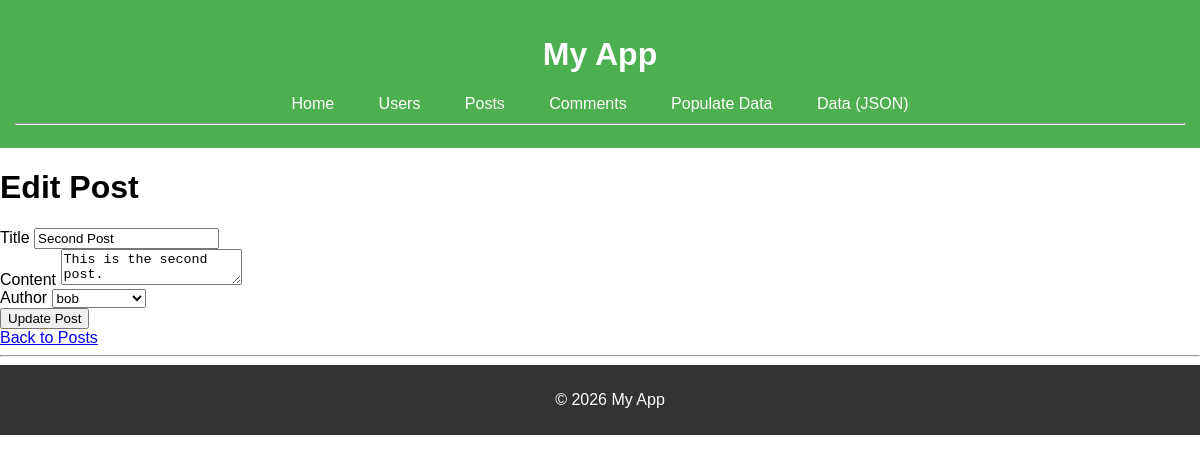
/posts/2/edit, run on an earlier commit of the app's database.
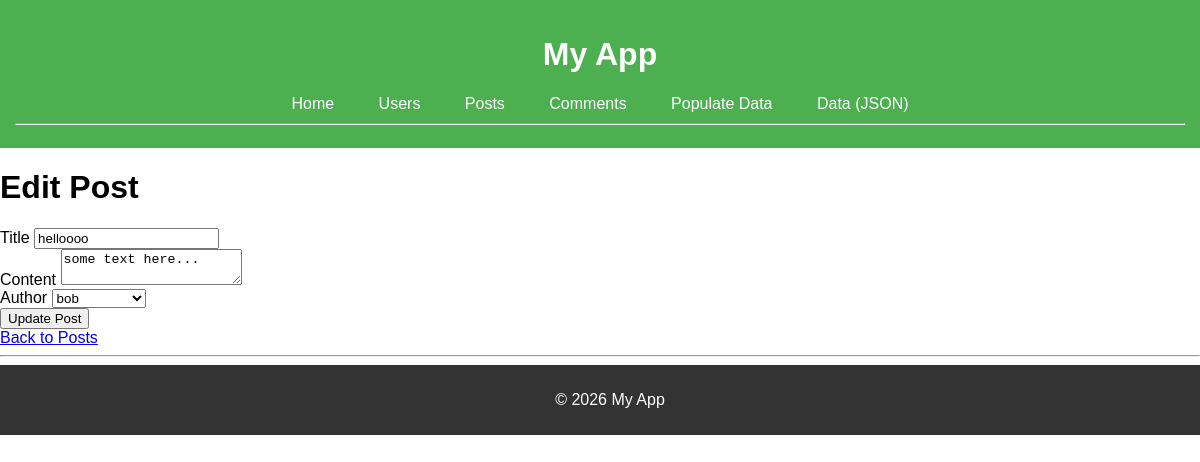
And on a later commit of the database.
### models.py (models this page shows, shortened)
class Post(db.Model):
    id = db.Column(db.Integer, primary_key=True)
    title = db.Column(db.String(100), nullable=False)
    date_posted = db.Column(db.DateTime, nullable=False, default=datetime.utcnow)
    content = db.Column(db.Text, nullable=False)
    user_id = db.Column(db.Integer, db.ForeignKey('user.id'), nullable=False)
    comments = db.relationship('Comment', backref='post', lazy=True)

class User(db.Model):
    id = db.Column(db.Integer, primary_key=True)
    username = db.Column(db.String(20), unique=True, nullable=False)
    email = db.Column(db.String(120), unique=True, nullable=False)
    posts = db.relationship('Post', backref='author', lazy=True)
    comments = db.relationship('Comment', backref='commenter', lazy=True)

### main.py (the view)
@app.route('/posts/<int:id>/edit', methods=['GET', 'POST'])
def posts_edit(id):
    post = Post.query.get_or_404(id)
    users_list = User.query.all()
    if request.method == 'POST':
        post.title = request.form['title']
        post.content = request.form['content']
        post.user_id = request.form['user_id']
        db.session.commit()
        return redirect(url_for('posts_index'))
    return render_template('pages/posts/edit.html', post=post, users=users_list, button_text='Update Post')

### templates/pages/posts/edit.html
{% extends 'layouts/base.html' %}
{% block content %}
<h1>Edit Post</h1>
{% include 'partials/post_form.html' with context %}
<a href="{{ url_for('posts_index') }}">Back to Posts</a>
{% endblock %}

### templates/partials/post_form.html (shortened to what this page needs)
<form method="post">
  <div>
    <label for="title">Title</label>
    <input name="title" id="title" type="text" value="{{ post.title if post else '' }}" required>
  </div>
  <div>
    <label for="content">Content</label>
    <textarea name="content" id="content" required>{{ post.content if post else '' }}</textarea>
  </div>
  <div>
    <label for="user_id">Author</label>
    <select name="user_id" id="user_id" required>
      {% for user in users %}
      <option value="{{ user.id }}" {% if post and user.id == post.user_id %}selected{% endif %}>{{ user.username }}</option>
      {% endfor %}
    </select>
  </div>
  <button type="submit">{{ button_text }}</button>
</form>

What changed in the data, as far as the page shows it:
changed Post "bob": title "Second Post" → "helloooo"; content "This is the second post." → "some text here..."
